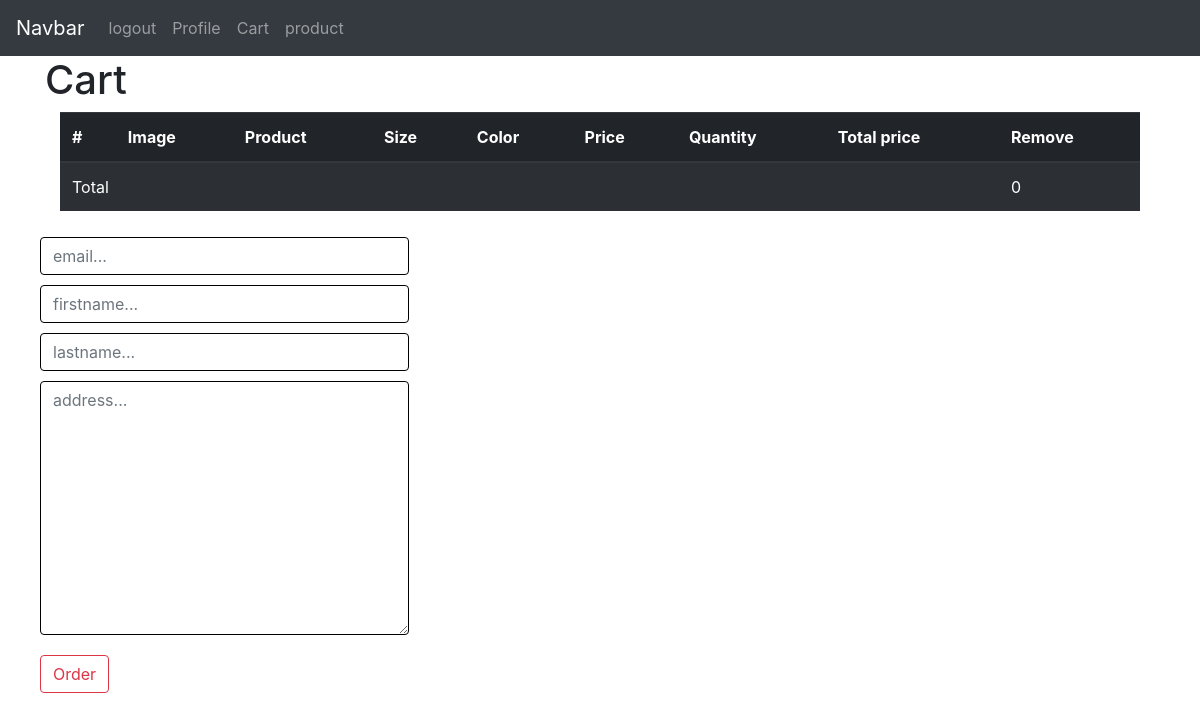
Page /cart/ (signed in) on the earlier database version.
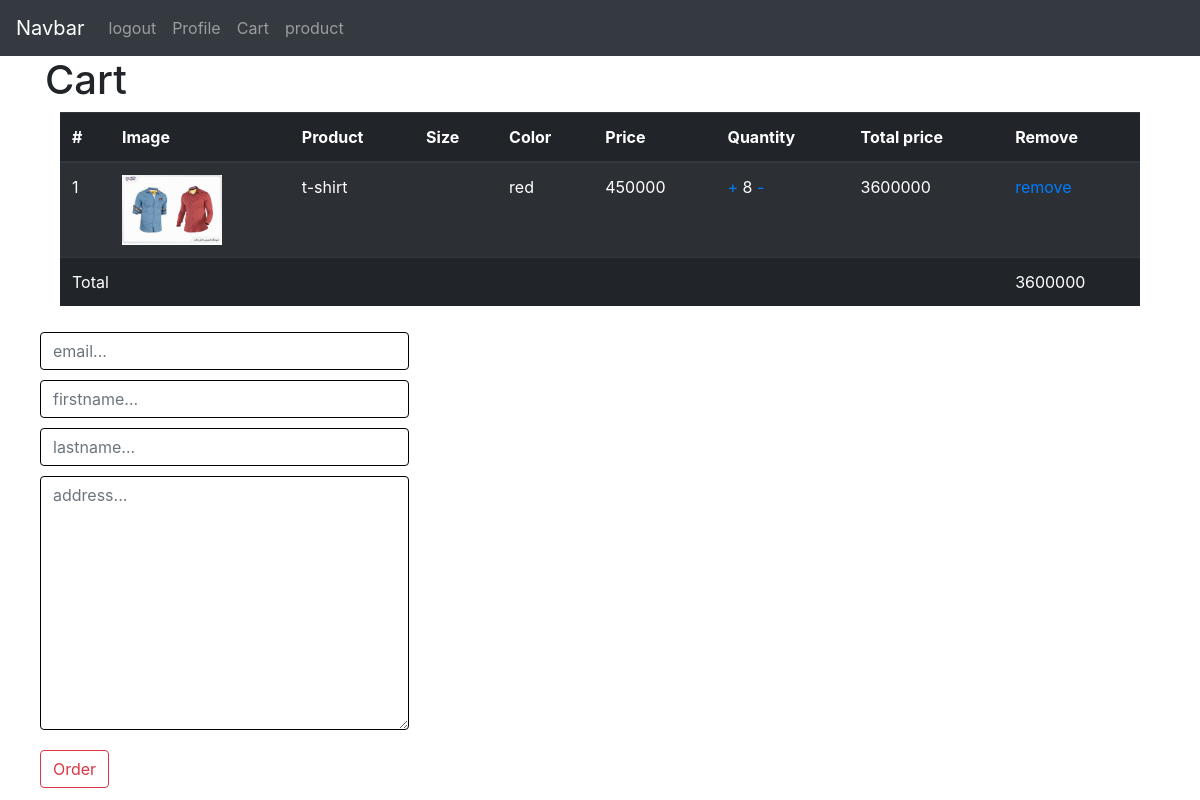
Same page on the later database version.
### cart/models.py (models this page shows, shortened)
class Cart(models.Model):
    user = models.ForeignKey(User, on_delete=models.CASCADE)
    product = models.ForeignKey(Product, on_delete=models.CASCADE)
    variant = models.ForeignKey(Variant, on_delete=models.CASCADE, null=True, blank=True)
    quantity = models.PositiveIntegerField()

### home/models.py (models this page shows, shortened)
class Product(models.Model):
    VARIANT = (
        ('None', 'none'),
        ('Size', 'size'),
        ('Color', 'color'),
    )
    category = models.ManyToManyField(Category, blank=True)
    name = models.CharField(max_length=200)
    amount = models.PositiveIntegerField()
    unit_price = models.PositiveIntegerField()
    discount = models.PositiveIntegerField(blank=True, null=True)
    total_price = models.PositiveIntegerField()
    information = models.TextField(blank=True, null=True)
    create = models.DateTimeField(auto_now_add=True)
    update = models.DateTimeField(auto_now=True)
    available = models.BooleanField(default=True, null=True, blank=True)
    status = models.CharField(max_length=10, null=True, blank=True, choices=VARIANT)
    color = models.ManyToManyField('Color', blank=True)
    size = models.ManyToManyField('Size', blank=True)
    brand = models.ForeignKey('Brand', on_delete=models.CASCADE, blank=True, null=True)
    image = models.FileField(upload_to='product/%Y/%m/&d')
    tags = TaggableManager(blank=True)
    like = models.ManyToManyField(User, blank=True, related_name='product_like')
    total_like = models.PositiveIntegerField(default=0)
    unlike = models.ManyToManyField(User, blank=True, related_name='product_unlike')
    total_unlike = models.PositiveIntegerField(default=0)
    favourite = models.ManyToManyField(User, blank=True, related_name='fa_user')
    total_favourite = models.IntegerField(default=0)
    sell = models.IntegerField(default=0)
    view = models.ManyToManyField(User, blank=True, related_name='product_view')
    num_view = models.IntegerField(default=0)
    @property
    def total_price(self):
        if not self.discount:
            return self.unit_price
        elif self.discount:
            total = (self.discount * self.unit_price) / 100
            return int(self.unit_price - total)
        return self.total_price
    def total_like(self):
        return self.like.count()
    def total_unlike(self):
        return self.unlike.count()

class Variant(models.Model):
    name = models.CharField(max_length=200)
    product_variant = models.ForeignKey(Product, on_delete=models.CASCADE, null=True, blank=True)
    size_variant = models.ForeignKey(Size, on_delete=models.CASCADE, null=True, blank=True)
    color_variant = models.ForeignKey(Color, on_delete=models.CASCADE, null=True, blank=True)
    amount = models.PositiveIntegerField()
    unit_price = models.PositiveIntegerField()
    discount = models.PositiveIntegerField(blank=True, null=True)
    total_price = models.PositiveIntegerField()
    update = models.DateTimeField(auto_now=True)
    @property
    def total_price(self):
        if not self.discount:
            return self.unit_price
        elif self.discount:
            total = (self.discount * self.unit_price) / 100
            return int(self.unit_price - total)
        return self.total_price

class Color(models.Model):
    name = models.CharField(max_length=100)

### cart/views.py (the view)
# urls.py: path('', views.detail, name='detail_cart'),
def detail(request):
    cart = Cart.objects.filter(user_id=request.user.id)
    order_form = OrderForm()
    total = 0
    for p in cart:
        if p.product.status != 'None':
            total += p.variant.total_price * p.quantity
        else:
            total += p.product.total_price * p.quantity
    return render(request, 'cart/detail.html', {'cart': cart, 'total': total, 'order_form': order_form})

### order/forms.py
class OrderForm(forms.ModelForm):
    class Meta:
        model = Order
        fields = ['email', 'first_name', 'last_name', 'address']

### accounts/authrnticate.py (called while the page is built)
    def get_user(self, user_id):
        try:
            return User.objects.get(pk=user_id)
        except User.DoesBNotExist:
            return None

### cart/templates/cart/detail.html (shortened to what this page needs)
{% extends 'base.html' %}
{% block  content %}
<h1>Cart</h1>
<div class="container">
    <table class="table table-striped table-dark">
        <thead>
        <tr>
            <th scope="col">#</th>
            <th scope="col">Image</th>
            <th scope="col">Product</th>
            <th scope="col">Size</th>
            <th scope="col">Color</th>
            <th scope="col">Price</th>
            <th scope="col">Quantity</th>
            <th scope="col">Total price</th>
            <th scope="col">Remove</th>
        </tr>
        </thead>
        <tbod>
            {% for c in cart %}
            <tr>
                <td>{{forloop.counter}}</td>
                <td><img src="{{c.product.image.url}}" alt="" width="100"></td>
                <td>{{c.product.name}}</td>
                <td>{{c.variant.size_variant.name}}</td>
                <td>{{c.variant.color_variant.name}}</td>
                <td>
                    {% if c.product.status != 'None' %}
                    {{c.variant.total_price}}
                    {% else %}
                    {{c.product.total_price}}
                    {% endif %}
                </td>
                <td>
                    <a href="{% url 'cart:add_single' c.id %}">+</a> {{c.quantity}} <a
                        href="{% url 'cart:remove_single' c.id %}">-</a></td>
                <td>
                    {% if c.product.status != 'None' %}
                    {% widthratio c.variant.total_price 1 c.quantity %}
                    {% else %}
                    {% widthratio c.product.total_price 1 c.quantity %}
                    {% endif %}
                </td>
                <td><a href="{% url 'cart:remove_cart' c.id %}" style="text-decoration: ">remove</a></td>
            </tr>
            {% endfor %}
            <tr>
                <td colspan="8">Total</td>
                <td>{{total}}</td>
            </tr>
        </tbod>
    </table>
</div>
<div class="row">
    <form action="{% url 'order:create_order' %}" method="post">
        <input type="email" name="email" class="form-control" style="border-color: black; margin: 10px"
               placeholder="email...">
        <input type="text" name="first_name" class="form-control" style="border-color: black; margin: 10px"
               placeholder="firstname...">
        <input type="text" name="last_name" class="form-control" style="border-color: black; margin: 10px"
               placeholder="lastname...">
        <textarea name="" id="address" cols="30" rows="10" class="form-control"
                  style="border-color: black; margin: 10px" placeholder="address..."></textarea>
        <button type="submit" class="btn btn-outline-danger" style=" margin: 10px">Order</button>
    </form>
</div>
{% endblock %}

Differences in the rows shown:
added Cart: product.image (picture), product.name "t-shirt", variant.color_variant.name "red", variant.total_price "450000", quantity "8", variant+quantity "3600000"
Other differences:
{{ total }}: "0" → "3600000"
